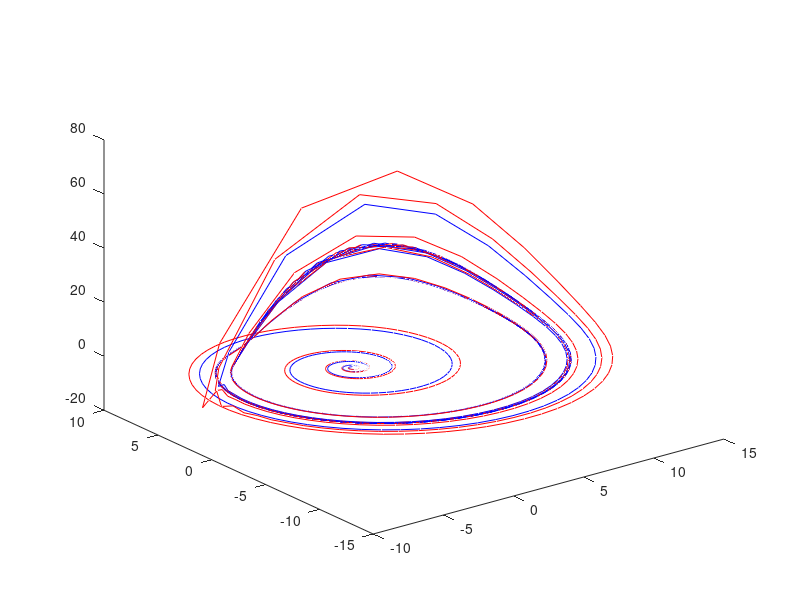

Write the MATLAB code that produced this figure.
clear all; close all;

% Rossler attractor & Chaos theory.

% changing a = 0.2 to a = 0.3, causes a significant difference.
a = 0.2;
b = 0.2;
c = 5.7;

dv_dt = @(t,v) [-v(2)-v(3); v(1) + a*v(2) ; b+v(3)*(v(1)-c) ]; 
% 
% [t1,v1] = ode45(dv_dt,[0,100],[.1;.1;.1]);
% [t2,v2] = ode45(dv_dt,[0,100],[.11;.11;.11]);
% 
% 
% plot3(v1(:,1),v1(:,2),v1(:,3),'b');
% hold on;
% plot3(v2(:,1),v2(:,2),v2(:,3),'r');

dt = 0.1;
t = 0:dt:100;

v3 = zeros(3,length(t));
v4 = zeros(3,length(t));

v3(:,1) = [.1;.1;.1];
v4(:,1) = [.11;.11;.11];

figure

for i = 1:length(t)-1
    
    v3(:, i+1) = v3(:,i) + dt*dv_dt(t(i),v3(:,i));
    v4(:, i+1) = v4(:,i) + dt*dv_dt(t(i),v4(:,i));
    
    plot3(v3(1,i:i+1),v3(2,i:i+1),v3(3,i:i+1),'b');
    hold on;
    plot3(v4(1,i:i+1),v4(2,i:i+1),v4(3,i:i+1),'r');
    drawnow;
end

